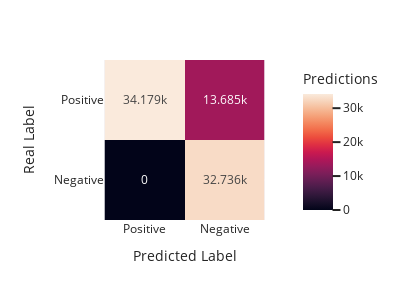

Notebook source saved alongside this figure:
### Code cell
print(conf_matrix_total)
metrics = de.conf_matrix_metrics(conf_matrix_total)
de.print_metrics(metrics)
de.plot_confusion_matrix(metrics)

### Figure 1 — Plotly figure (JSON) as saved in the notebook; plotly's stock layout.template omitted (floating-point values rounded to 4 significant figures)
{"data": [{"coloraxis": "coloraxis", "hovertemplate": "Predicted Label: %{x}<br>Real Label: %{y}<br>Predictions: %{z}<extra></extra>", "name": "0", "texttemplate": "%{z}", "type": "heatmap", "x": ["Positive", "Negative"], "xaxis": "x", "y": ["Positive", "Negative"], "yaxis": "y", "z": [[34179, 13685], [0, 32736]]}], "layout": {"coloraxis": {"colorbar": {"title": {"text": "Predictions"}}, "colorscale": [[0, "rgb(2,4,25)"], [0.0625, "rgb(24,15,41)"], [0.125, "rgb(47,23,57)"], [0.1875, "rgb(71,28,72)"], [0.25, "rgb(97,30,82)"], [0.3125, "rgb(123,30,89)"], [0.375, "rgb(150,27,91)"], [0.4375, "rgb(177,22,88)"], [0.5, "rgb(203,26,79)"], [0.5625, "rgb(223,47,67)"], [0.625, "rgb(236,76,61)"], [0.6875, "rgb(242,107,73)"], [0.75, "rgb(244,135,95)"], [0.8125, "rgb(245,162,122)"], [0.875, "rgb(246,188,153)"], [0.9375, "rgb(247,212,187)"], [1, "rgb(250,234,220)"]]}, "height": 300, "margin": {"t": 60}, "width": 400, "xaxis": {"anchor": "y", "constrain": "domain", "domain": [0, 1], "scaleanchor": "y", "title": {"text": "Predicted Label"}}, "yaxis": {"anchor": "x", "autorange": "reversed", "constrain": "domain", "domain": [0, 1], "title": {"text": "Real Label"}}}}
